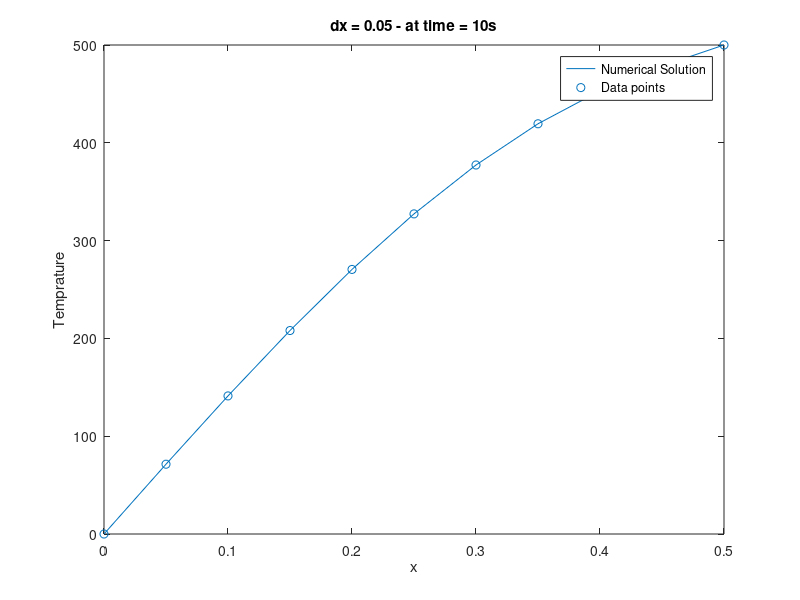

Here is the MATLAB script that generated this plot:
clc 
clear

%dx value given 
dx = 0.05;

%dy value given 
dy = 0.05;

%Length given - 
Length = 1;

%No of elements - 
elemX = Length/dx; %x axis
elemY = Length/dy; %y axis

%Number of nodes
nodesX = elemX + 1;
nodesY = elemY + 1;

%information given 
alpha = 0.0001;

%dt 
dt = 0.01;

%time to run the simulation 
TIME = 10;

%Max iterations limit 
maxIter = 1e10;

%Tollerance 
toll = 1e-6;

%initiallising discritising variable used in the expression 
A = (dx*dx)/(dt*alpha);

%meshgrid formation 
crdx = (1:nodesX);
crdy = (1:nodesY);
crdx = (crdx-1)/elemX;
crdy = (crdy-1)/elemY;

%initial conditions
for(i = 1:nodesX)
    for(j=1:nodesY)
        if(j>(nodesY+1)/2 && i>(nodesY+1)/2)
            continue
        end
        T(i,j) = 400*sin(pi*crdx(i))*sin(pi*crdy(j)) + 400*crdx(i)*crdy(j);
    end
end

%Initiating neumann boundary conditions
for j=1:(nodesY+1)/2
    T(nodesX+1,j) = T(nodesX-1,j);
end
for j=1:(nodesX+1)/2
    T(j,nodesY+1) = T(j,nodesY-1);
end

%Initiallising temp initial vector 
Tinitial = T;

%temporal loop starts here 
for t = 1:maxIter
    time = t*dt;
    TPrev = T;
    %Gauss Sidel loop starts here 
    for l = 1:maxIter
        Tg = T;
        %space loop starts here 
        for m = 2:nodesX
            for n = 2:nodesY
                if(n>=(nodesY+1)/2 && m>=(nodesY+1)/2)
                    continue
                end
                T(m,n) = TPrev(m,n)*A + 0.5*(TPrev(m+1,n) - 2*TPrev(m,n) + TPrev(m-1,n)) +...
                    0.5*(TPrev(m,n+1) - 2*TPrev(m,n) + TPrev(m,n-1)) +...
                    0.5*(T(m+1,n) - 2*T(m,n) + T(m-1,n)) + 0.5*(T(m,n+1) - 2*T(m,n) + T(m,n-1));
                T(m,n) = T(m,n)/A;
            end 
        end
        %Initiating neumann boundary conditions
        for j=1:(nodesY+1)/2
            T(nodesX+1,j) = T(nodesX-1,j);
        end
        for j=1:(nodesX+1)/2
            T(j,nodesY+1) = T(j,nodesY-1);
        end
        errorGs = abs(norm(T - Tg)/(norm(T)+1e-12));
        if(errorGs < toll)
            break
        end
    end
    errorSt = abs(norm(T - TPrev)/(norm(T)+1e-12));
    if(time >= TIME)
        break 
    end
end

%Plotting 
for i = 1:(nodesY+1)/2
    pltT(i) = T((nodesX+1)/2 , i);
    pltY(i) = crdy(i);
end

figure(1)
plot(pltY,pltT ,'DisplayName' , 'Numerical Solution');
hold on
scatter(pltY,pltT, 'DisplayName' , 'Data points');
hold off
legend
xlabel("x")
ylabel("Temprature")
title("dx = 0.05 - at time = 10s")

T2 = T;
save x005.mat T2



